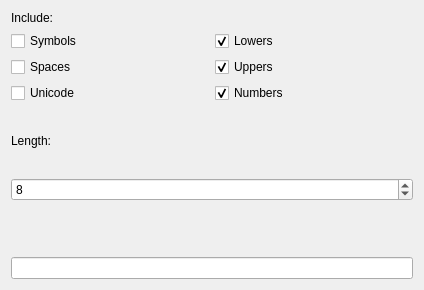
<?xml version="1.0" encoding="UTF-8"?>
<ui version="4.0">
 <class>winGenerate</class>
 <widget class="QDialog" name="winGenerate">
  <property name="geometry">
   <rect>
    <x>0</x>
    <y>0</y>
    <width>424</width>
    <height>290</height>
   </rect>
  </property>
  <property name="windowTitle">
   <string>Password Generator</string>
  </property>
  <property name="windowIcon">
   <iconset>
    <normaloff>:/xs/shield.png</normaloff>:/xs/shield.png</iconset>
  </property>
  <layout class="QVBoxLayout" name="verticalLayout">
   <item>
    <layout class="QGridLayout" name="gridLayout">
     <item row="0" column="0">
      <widget class="QLabel" name="labelInclude">
       <property name="text">
        <string>Include:</string>
       </property>
      </widget>
     </item>
     <item row="1" column="0">
      <widget class="QCheckBox" name="checkSymb">
       <property name="text">
        <string>Symbols</string>
       </property>
      </widget>
     </item>
     <item row="1" column="1">
      <widget class="QCheckBox" name="checkLowers">
       <property name="text">
        <string>Lowers</string>
       </property>
       <property name="checked">
        <bool>true</bool>
       </property>
      </widget>
     </item>
     <item row="2" column="0">
      <widget class="QCheckBox" name="checkSpaces">
       <property name="text">
        <string>Spaces</string>
       </property>
      </widget>
     </item>
     <item row="2" column="1">
      <widget class="QCheckBox" name="checkUppers">
       <property name="text">
        <string>Uppers</string>
       </property>
       <property name="checked">
        <bool>true</bool>
       </property>
      </widget>
     </item>
     <item row="3" column="0">
      <widget class="QCheckBox" name="checkUni">
       <property name="text">
        <string>Unicode</string>
       </property>
      </widget>
     </item>
     <item row="3" column="1">
      <widget class="QCheckBox" name="checkNum">
       <property name="text">
        <string>Numbers</string>
       </property>
       <property name="checked">
        <bool>true</bool>
       </property>
      </widget>
     </item>
    </layout>
   </item>
   <item>
    <widget class="QLabel" name="label">
     <property name="text">
      <string>Length:</string>
     </property>
    </widget>
   </item>
   <item>
    <widget class="QSpinBox" name="spinLength">
     <property name="minimum">
      <number>1</number>
     </property>
     <property name="maximum">
      <number>256</number>
     </property>
     <property name="value">
      <number>8</number>
     </property>
    </widget>
   </item>
   <item>
    <layout class="QHBoxLayout" name="horizontalLayout">
     <item>
      <widget class="QPushButton" name="pushGenerate">
       <property name="minimumSize">
        <size>
         <width>44</width>
         <height>44</height>
        </size>
       </property>
       <property name="text">
        <string/>
       </property>
       <property name="icon">
        <iconset theme="password-generate">
         <normaloff>.</normaloff>.</iconset>
       </property>
       <property name="iconSize">
        <size>
         <width>44</width>
         <height>44</height>
        </size>
       </property>
       <property name="flat">
        <bool>true</bool>
       </property>
      </widget>
     </item>
     <item>
      <widget class="QPushButton" name="pushButton">
       <property name="minimumSize">
        <size>
         <width>44</width>
         <height>44</height>
        </size>
       </property>
       <property name="text">
        <string/>
       </property>
       <property name="icon">
        <iconset theme="application-exit">
         <normaloff>.</normaloff>.</iconset>
       </property>
       <property name="iconSize">
        <size>
         <width>44</width>
         <height>44</height>
        </size>
       </property>
       <property name="flat">
        <bool>true</bool>
       </property>
      </widget>
     </item>
    </layout>
   </item>
   <item>
    <widget class="QLineEdit" name="lineEdit">
     <property name="alignment">
      <set>Qt::AlignCenter</set>
     </property>
     <property name="readOnly">
      <bool>true</bool>
     </property>
    </widget>
   </item>
  </layout>
 </widget>
 <resources/>
 <connections/>
</ui>
